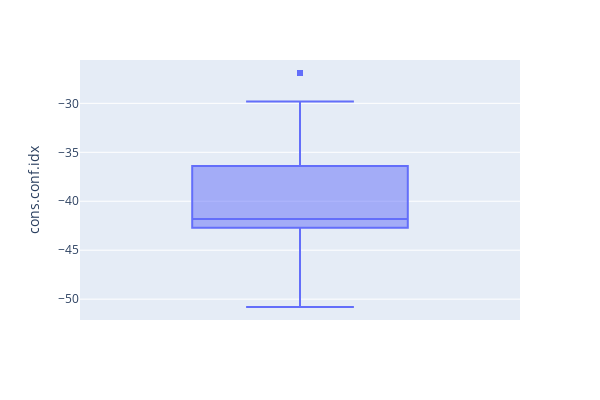

Write notebook code for a chart like this one.
### Markdown cell above
<span style="color:blue">Outliers are found to be present in the 'cons.conf.idx' column as shown from the boxplots below. However, will keep the outlier data point as this only measuring consumer sentiments which may not reflect accurately the economic conditions </span>

### Code cell
# investigating 'cons.conf.idx' column values with outliers 
fig = px.box(bank, y="cons.conf.idx", width=600, height=400)
fig.show()

### Figure 1 — Plotly figure (JSON) as saved in the notebook; plotly's stock layout.template omitted (floating-point values rounded to 4 significant figures; data arrays with more than 128 entries replaced by an {"elided": "..."} marker saying what was removed)
{"data": [{"alignmentgroup": "True", "hovertemplate": "cons.conf.idx=%{y}<extra></extra>", "legendgroup": "", "marker": {"color": "#636efa"}, "name": "", "notched": false, "offsetgroup": "", "orientation": "v", "showlegend": false, "type": "box", "x0": " ", "xaxis": "x", "y": {"elided": "41188 float values"}, "y0": " ", "yaxis": "y"}], "layout": {"boxmode": "group", "height": 400, "legend": {"tracegroupgap": 0}, "margin": {"t": 60}, "width": 600, "xaxis": {"anchor": "y", "domain": [0, 1]}, "yaxis": {"anchor": "x", "domain": [0, 1], "title": {"text": "cons.conf.idx"}}}}
